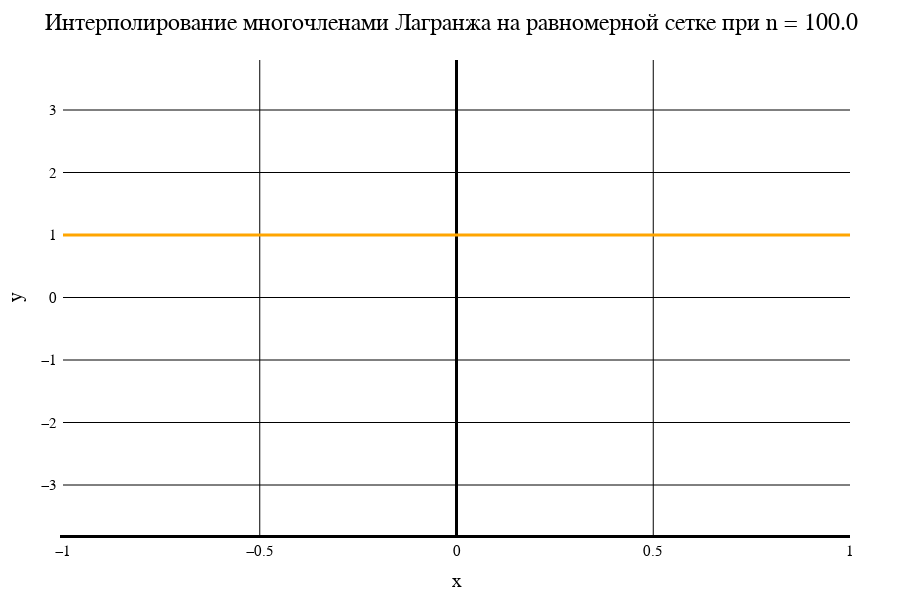

Notebook cell for this chart:
### Markdown cell above
Лагранж. Равномерная сетка

### Code cell
data1[1]

### Figure 1 — Plotly figure (JSON) as saved in the notebook; plotly's stock layout.template omitted (floating-point values rounded to 4 significant figures; data arrays with more than 128 entries replaced by an {"elided": "..."} marker saying what was removed)
{"data": [{"line": {"color": "orange", "width": 3}, "mode": "line", "type": "scatter", "x": {"elided": "201 float values"}, "y": {"elided": "201 int values"}}], "layout": {"coloraxis": {"outlinecolor": "black"}, "font": {"color": "black", "family": "Time New Roman"}, "height": 600, "margin": {"b": 50, "l": 50, "r": 50, "t": 60}, "paper_bgcolor": "white", "plot_bgcolor": "white", "title": {"autosize": false, "font": {"color": "black", "family": "Times New Roman", "size": 24}, "paper_bgcolor": "red", "text": "Интерполирование многочленами Лагранжа на равномерной сетке при n = 100.0"}, "width": 900, "xaxis": {"color": "black", "gridcolor": "black", "gridwidth": 1, "linecolor": "black", "linewidth": 3, "tickfont": {"size": 15}, "title": {"font": {"color": "black", "family": "Times New Roman", "size": 20}, "text": "x"}, "zeroline": true, "zerolinecolor": "black", "zerolinewidth": 3}, "yaxis": {"exponentformat": "power", "gridcolor": "black", "gridwidth": 1, "linewidth": 3, "range": [-3.8, 3.8], "tickfont": {"size": 15}, "title": {"font": {"color": "black", "family": "Times New Roman", "size": 20}, "text": "y"}, "zeroline": true, "zerolinecolor": "black", "zerolinewidth": 1}}}
